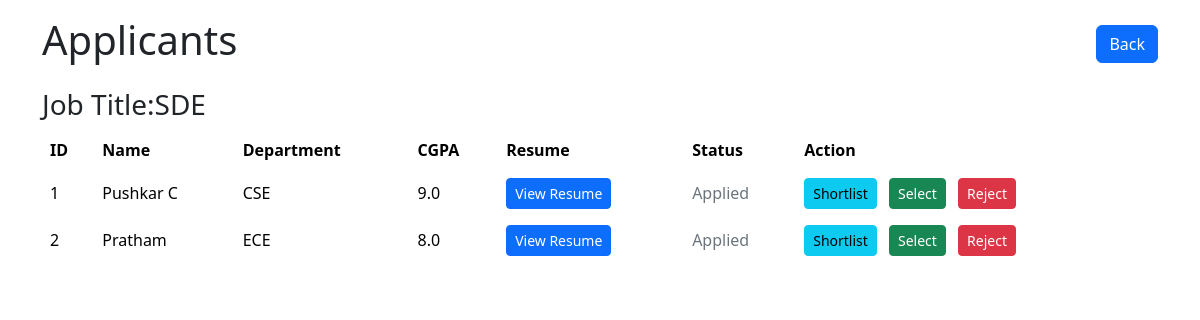
/company/applicants/1 (signed in), run on the app's committed database.
### controller/models.py (models this page shows, shortened)
class Job(db.Model):
    __tablename__='jobs'
    id=db.Column(db.Integer,primary_key=True,autoincrement=True)
    jtitle=db.Column(db.String(120),nullable=False)
    jdesc=db.Column(db.String(200),nullable=False)
    deadline = db.Column(db.Date, nullable=False)
    location=db.Column(db.String,nullable=False)
    salary=db.Column(db.Integer,nullable=False)
    status = db.Column(db.String(20), default="pending")
    cid=db.Column(db.Integer,db.ForeignKey("companies.id"))
    is_blacklisted = db.Column(db.Boolean, default=False)
    applications = db.relationship("Application", back_populates="job", cascade="all, delete-orphan")
    company = db.relationship("Company", backref="jobs")

class Application(db.Model):
    __tablename__ = "applications"
    id=db.Column(db.Integer,primary_key=True,autoincrement=True)
    application_date = db.Column(db.Date)
    status = db.Column(db.String(20),nullable=False)
    jid=db.Column(db.Integer,db.ForeignKey("jobs.id"))
    sid=db.Column(db.Integer,db.ForeignKey("students.id"))
    student = db.relationship("Student", back_populates="applications")
    job = db.relationship("Job", back_populates="applications")

class Student(db.Model):
    __tablename__='students'
    id=db.Column(db.Integer,primary_key=True,autoincrement=True)
    sdept=db.Column(db.String(100))
    scgpa=db.Column(db.Float)
    sphone=db.Column(db.String)
    resume = db.Column(db.LargeBinary)
    user_id=db.Column(db.Integer,db.ForeignKey("users.id"),nullable=False,unique=True)
    user = db.relationship('User', back_populates='student')
    applications = db.relationship("Application", back_populates="student", cascade="all, delete-orphan")

class User(db.Model,UserMixin):
    __tablename__ = 'users'
    id=db.Column(db.Integer,primary_key=True,autoincrement=True)
    name=db.Column(db.String,nullable=False)
    email=db.Column(db.String,unique=True,nullable=False)
    passwd=db.Column(db.String,nullable=False)
    role=db.Column(db.String(20),nullable=False)
    is_approved=db.Column(db.Boolean,default=False)
    is_blacklisted = db.Column(db.Boolean, default=False)
    student=db.relationship('Student', uselist=False, back_populates='user')
    company=db.relationship('Company', uselist=False, back_populates='user')

### controller/routes.py (the view)
    @app.route('/company/applicants/<int:id>')
    @login_required
    def drive_applicants(id):
       if current_user.role != "company":
            return "Unauthorized", 403
       drive = Job.query.filter_by(id=id).first_or_404()
       applications = Application.query.filter_by(
    jid=drive.id
).all()
       return render_template('drive_applicants.html',drive=drive,applications=applications)

### app.py (called while the page is built)
@login_manager.user_loader
def load_user(user_id):
    return User.query.get(int(user_id))

### templates/drive_applicants.html (shortened to what this page needs)
{% extends 'base.html' %}
{% block body%}
<div class="container my-2">
   <div class="d-flex justify-content-between align-items-center mb-3">
     <h1>Applicants</h1>
     <a href="{{ url_for('company_dashboard') }}" class="btn btn-primary">
         Back
       </a>
   </div>
   <h3>Job Title:{{drive.jtitle}}</h3>
  <table class="table table-borderless">
    <thead>
      <tr>
        <th scope="col">ID</th>
        <th scope="col">Name</th>
        <th scope="col">Department</th>
        <th scope="col">CGPA</th>
        <th scope="col">Resume</th>
        <th scope="col">Status</th>
        <th scope="col">Action</th>
      </tr>
    </thead>
    <tbody>
      {% for application in applications %}
        <tr class="align-middle me-auto">
        <td>{{application.student.id}}</td>
        <td>{{application.student.user.name}}</td>
        <td>{{application.student.sdept}}</td>
        <td>{{application.student.scgpa}}</td>
        <td>
        <a href="{{ url_for('view_resume', student_id=application.student.id) }}" class="btn btn-primary btn-sm">
        View Resume
      </a>
        </td>
        {% if application.status=="shortlisted" %}
           <td class="text-info">Shortlisted</td>
        {% elif application.status=="selected" %}
           <td class="text-success">Selected</td>
         {% elif application.status=="rejected" %}
           <td class="text-danger">Rejected</td>
        {% else %}
          <td class="text-secondary">Applied</td>
        {% endif %}
        <td>
          <a href="{{ url_for('shortlist_app', drive_id=drive.id, student_id=application.student.id) }}"
   class="btn btn-info btn-sm me-2">
  Shortlist
      </a>
      <a href="{{ url_for('select_app', drive_id=drive.id, student_id=application.student.id) }}"
   class="btn btn-success btn-sm me-2">
  Select
      </a>
          <a href="{{ url_for('reject_app', drive_id=drive.id, student_id=application.student.id) }}"
   class="btn btn-danger btn-sm me-2">
  Reject
      </a>
        </td>
      </tr>
      {% endfor %}
    </tbody>
  </table>
  </div>
{%endblock body%}

### data on the page
Job: jtitle "SDE"
Application: student.id "1", student.user.name "Pushkar C", student.sdept "CSE", student.scgpa "9.0", status "Applied"
Application: student.id "2", student.user.name "Pratham", student.sdept "ECE", student.scgpa "8.0", status "Applied"
